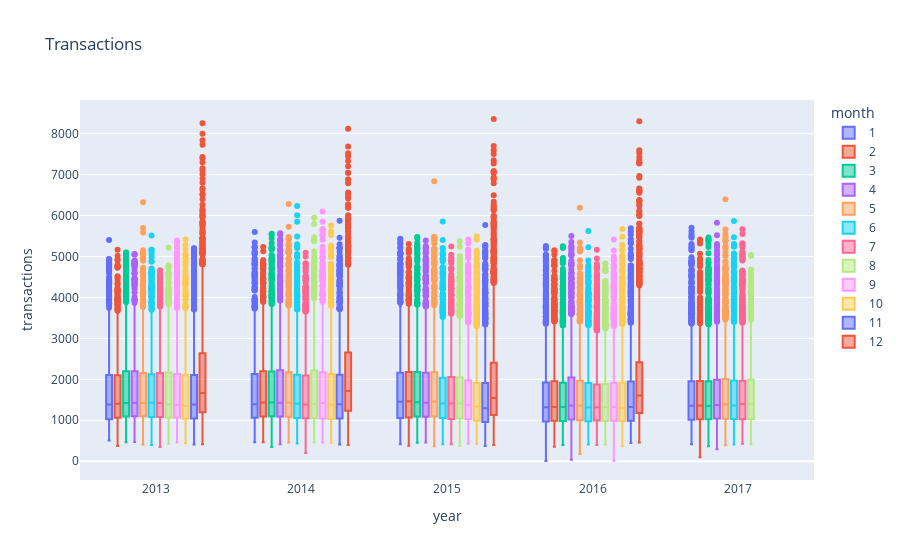

The cell this chart's notebook holds for it:
### Code cell
a = transactions_data.copy()
a["year"] = a.date.dt.year
a["month"] = a.date.dt.month
px.box(a, x="year", y="transactions" , color = "month", title = "Transactions")

### Figure 1 — Plotly figure (JSON) as saved in the notebook; plotly's stock layout.template omitted (floating-point values rounded to 4 significant figures; data arrays with more than 128 entries replaced by an {"elided": "..."} marker saying what was removed)
{"data": [{"alignmentgroup": "True", "hovertemplate": "month=1<br>year=%{x}<br>transactions=%{y}<extra></extra>", "legendgroup": "1", "marker": {"color": "#636efa"}, "name": "1", "notched": false, "offsetgroup": "1", "orientation": "v", "showlegend": true, "type": "box", "x": {"elided": "7305 int values"}, "x0": " ", "xaxis": "x", "y": {"elided": "7305 int values"}, "y0": " ", "yaxis": "y"}, {"alignmentgroup": "True", "hovertemplate": "month=2<br>year=%{x}<br>transactions=%{y}<extra></extra>", "legendgroup": "2", "marker": {"color": "#EF553B"}, "name": "2", "notched": false, "offsetgroup": "2", "orientation": "v", "showlegend": true, "type": "box", "x": {"elided": "6985 int values"}, "x0": " ", "xaxis": "x", "y": {"elided": "6985 int values"}, "y0": " ", "yaxis": "y"}, {"alignmentgroup": "True", "hovertemplate": "month=3<br>year=%{x}<br>transactions=%{y}<extra></extra>", "legendgroup": "3", "marker": {"color": "#00cc96"}, "name": "3", "notched": false, "offsetgroup": "3", "orientation": "v", "showlegend": true, "type": "box", "x": {"elided": "7695 int values"}, "x0": " ", "xaxis": "x", "y": {"elided": "7695 int values"}, "y0": " ", "yaxis": "y"}, {"alignmentgroup": "True", "hovertemplate": "month=4<br>year=%{x}<br>transactions=%{y}<extra></extra>", "legendgroup": "4", "marker": {"color": "#ab63fa"}, "name": "4", "notched": false, "offsetgroup": "4", "orientation": "v", "showlegend": true, "type": "box", "x": {"elided": "7434 int values"}, "x0": " ", "xaxis": "x", "y": {"elided": "7434 int values"}, "y0": " ", "yaxis": "y"}, {"alignmentgroup": "True", "hovertemplate": "month=5<br>year=%{x}<br>transactions=%{y}<extra></extra>", "legendgroup": "5", "marker": {"color": "#FFA15A"}, "name": "5", "notched": false, "offsetgroup": "5", "orientation": "v", "showlegend": true, "type": "box", "x": {"elided": "7717 int values"}, "x0": " ", "xaxis": "x", "y": {"elided": "7717 int values"}, "y0": " ", "yaxis": "y"}, {"alignmentgroup": "True", "hovertemplate": "month=6<br>year=%{x}<br>transactions=%{y}<extra></extra>", "legendgroup": "6", "marker": {"color": "#19d3f3"}, "name": "6", "notched": false, "offsetgroup": "6", "orientation": "v", "showlegend": true, "type": "box", "x": {"elided": "7526 int values"}, "x0": " ", "xaxis": "x", "y": {"elided": "7526 int values"}, "y0": " ", "yaxis": "y"}, {"alignmentgroup": "True", "hovertemplate": "month=7<br>year=%{x}<br>transactions=%{y}<extra></extra>", "legendgroup": "7", "marker": {"color": "#FF6692"}, "name": "7", "notched": false, "offsetgroup": "7", "orientation": "v", "showlegend": true, "type": "box", "x": {"elided": "7773 int values"}, "x0": " ", "xaxis": "x", "y": {"elided": "7773 int values"}, "y0": " ", "yaxis": "y"}, {"alignmentgroup": "True", "hovertemplate": "month=8<br>year=%{x}<br>transactions=%{y}<extra></extra>", "legendgroup": "8", "marker": {"color": "#B6E880"}, "name": "8", "notched": false, "offsetgroup": "8", "orientation": "v", "showlegend": true, "type": "box", "x": {"elided": "6935 int values"}, "x0": " ", "xaxis": "x", "y": {"elided": "6935 int values"}, "y0": " ", "yaxis": "y"}, {"alignmentgroup": "True", "hovertemplate": "month=9<br>year=%{x}<br>transactions=%{y}<extra></extra>", "legendgroup": "9", "marker": {"color": "#FF97FF"}, "name": "9", "notched": false, "offsetgroup": "9", "orientation": "v", "showlegend": true, "type": "box", "x": {"elided": "5928 int values"}, "x0": " ", "xaxis": "x", "y": {"elided": "5928 int values"}, "y0": " ", "yaxis": "y"}, {"alignmentgroup": "True", "hovertemplate": "month=10<br>year=%{x}<br>transactions=%{y}<extra></extra>", "legendgroup": "10", "marker": {"color": "#FECB52"}, "name": "10", "notched": false, "offsetgroup": "10", "orientation": "v", "showlegend": true, "type": "box", "x": {"elided": "6166 int values"}, "x0": " ", "xaxis": "x", "y": {"elided": "6166 int values"}, "y0": " ", "yaxis": "y"}, {"alignmentgroup": "True", "hovertemplate": "month=11<br>year=%{x}<br>transactions=%{y}<extra></extra>", "legendgroup": "11", "marker": {"color": "#636efa"}, "name": "11", "notched": false, "offsetgroup": "11", "orientation": "v", "showlegend": true, "type": "box", "x": {"elided": "5996 int values"}, "x0": " ", "xaxis": "x", "y": {"elided": "5996 int values"}, "y0": " ", "yaxis": "y"}, {"alignmentgroup": "True", "hovertemplate": "month=12<br>year=%{x}<br>transactions=%{y}<extra></extra>", "legendgroup": "12", "marker": {"color": "#EF553B"}, "name": "12", "notched": false, "offsetgroup": "12", "orientation": "v", "showlegend": true, "type": "box", "x": {"elided": "6028 int values"}, "x0": " ", "xaxis": "x", "y": {"elided": "6028 int values"}, "y0": " ", "yaxis": "y"}], "layout": {"boxmode": "group", "legend": {"title": {"text": "month"}, "tracegroupgap": 0}, "title": {"text": "Transactions"}, "xaxis": {"anchor": "y", "domain": [0, 1], "title": {"text": "year"}}, "yaxis": {"anchor": "x", "domain": [0, 1], "title": {"text": "transactions"}}}}
